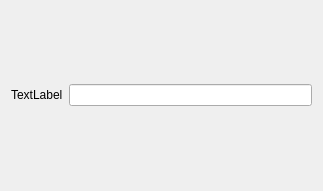
<?xml version="1.0" encoding="UTF-8"?>
<ui version="4.0">
 <class>enterDialog</class>
 <widget class="QDialog" name="enterDialog">
  <property name="geometry">
   <rect>
    <x>0</x>
    <y>0</y>
    <width>323</width>
    <height>191</height>
   </rect>
  </property>
  <property name="windowTitle">
   <string>Dialog</string>
  </property>
  <layout class="QVBoxLayout" name="verticalLayout">
   <item>
    <layout class="QHBoxLayout" name="horizontalLayout">
     <item>
      <widget class="QLabel" name="label">
       <property name="text">
        <string>TextLabel</string>
       </property>
      </widget>
     </item>
     <item>
      <widget class="QLineEdit" name="lineEdit"/>
     </item>
    </layout>
   </item>
   <item>
    <layout class="QGridLayout" name="gridLayout"/>
   </item>
  </layout>
 </widget>
 <resources/>
 <connections/>
</ui>
